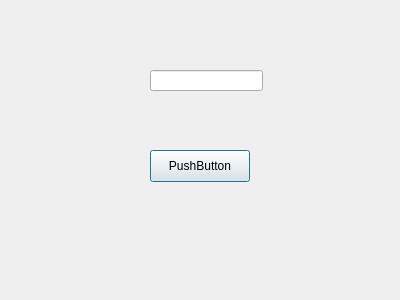
<?xml version="1.0" encoding="UTF-8"?>
<ui version="4.0">
 <class>Form2</class>
 <widget class="QDialog" name="Form2">
  <property name="geometry">
   <rect>
    <x>0</x>
    <y>0</y>
    <width>400</width>
    <height>300</height>
   </rect>
  </property>
  <property name="windowTitle">
   <string>Dialog</string>
  </property>
  <widget class="QPushButton" name="btnSave">
   <property name="geometry">
    <rect>
     <x>150</x>
     <y>150</y>
     <width>100</width>
     <height>32</height>
    </rect>
   </property>
   <property name="text">
    <string>PushButton</string>
   </property>
  </widget>
  <widget class="QLineEdit" name="textNAme">
   <property name="geometry">
    <rect>
     <x>150</x>
     <y>70</y>
     <width>113</width>
     <height>21</height>
    </rect>
   </property>
  </widget>
 </widget>
 <resources/>
 <connections/>
</ui>
